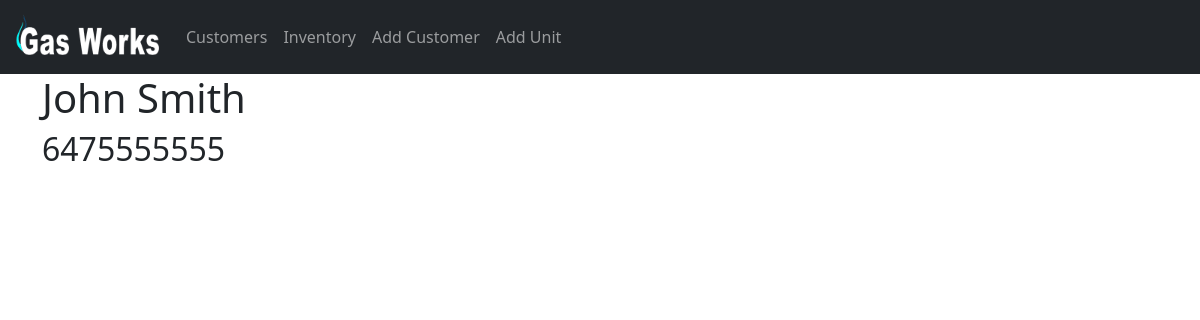
The app's page /customers/1 with its own data.
### service/models.py (models this page shows, shortened)
class Customer(models.Model):
    first_name = models.CharField(max_length=50)
    last_name = models.CharField(max_length=50)
    phone = models.CharField(max_length=12)
    company = models.CharField(max_length=50, null=True)

### service/views.py (the view)
# urls.py: path("customers/<int:profile_id>", views.profile, name="profile"),
def profile(request, profile_id):
    profile_id = Customer.objects.get(id=profile_id)
    units = Unit.objects.filter(customer=profile_id)
    return render(request, "service/profile.html", {
        "profile_id": profile_id,
        "units": units
    })

### service/templates/service/profile.html (shortened to what this page needs)
{% extends "service/layout.html" %}
{% block body %}
    <h1>
        {{ profile_id.first_name }} {{ profile_id.last_name }}
    </h1>
    <h2>
        {{ profile_id.phone }}
    </h2>
{% endblock %}

### records on screen
Customer: first_name "John", last_name "Smith", phone "6475555555"
